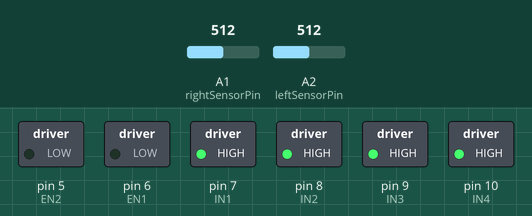
A sketch run on a simulated Arduino Uno, built with avr-gcc and run on an emulated ATmega328P. Shown: switched loads named in the sketch (green lamp = pin HIGH). Inputs (shaded band) come from the test bench; at power-on: A1 (rightSensorPin) = 512, A2 (leftSensorPin) = 512.

Above: at 1.2 s.
1.3 s: A1 (rightSensorPin) set to 490
At 1.7 s:
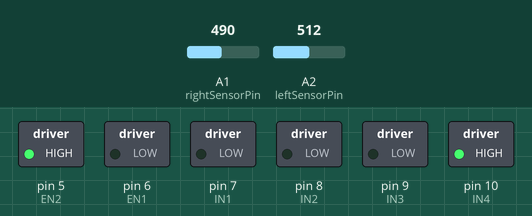
2.8 s: A2 (leftSensorPin) set to 485
At 4.0 s:
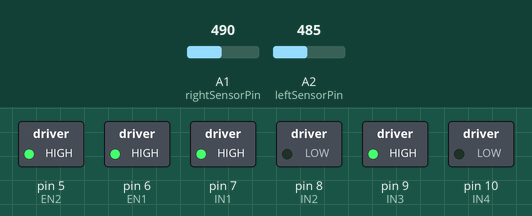
4.3 s: A1 (rightSensorPin) set to 510
At 5.1 s:
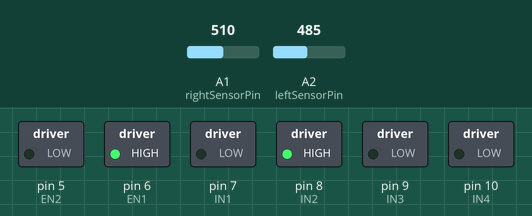
5.8 s: A1 (rightSensorPin) set to 306
At 6.3 s:
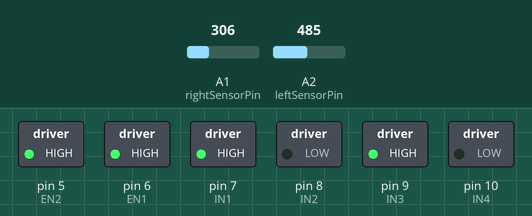
7.3 s: A1 (rightSensorPin) set to 511
At 8.6 s:
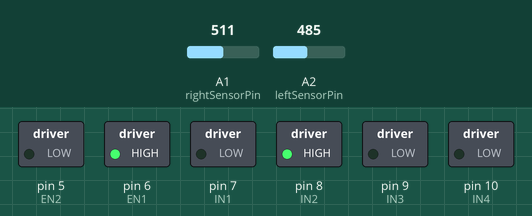
Timing chart, 0 to 9.8 s (numbered marks = the images above; inputs shaded):
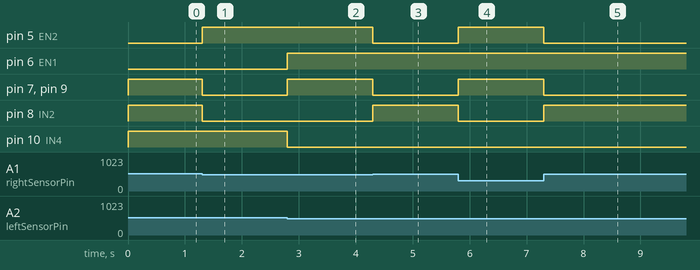

Measured:
- the behaviour switches between 500 and 499 on A1 (rightSensorPin) (found by bisection; images 0 and 1)
- the behaviour switches between 500 and 499 on A2 (leftSensorPin) (found by bisection; images 1 and 2)
- after the input at 1.3 s, pin 5 (EN2): LOW → HIGH at once; pin 7 (IN1), pin 8 (IN2), pin 9 (IN3): HIGH → LOW at once
- after the input at 2.8 s, pin 6 (EN1), pin 7 (IN1), pin 9 (IN3): LOW → HIGH at once; pin 10 (IN4): HIGH → LOW at once
- after the input at 4.3 s, pin 5 (EN2), pin 7 (IN1), pin 9 (IN3): HIGH → LOW at once; pin 8 (IN2): LOW → HIGH at once
- after the input at 5.8 s, pin 5 (EN2), pin 7 (IN1), pin 9 (IN3): LOW → HIGH at once; pin 8 (IN2): HIGH → LOW at once
- after the input at 7.3 s, pin 5 (EN2), pin 7 (IN1), pin 9 (IN3): HIGH → LOW at once; pin 8 (IN2): LOW → HIGH at once

The sketch:

line_follower.ino
```cpp
const int leftSensorPin = A2;
const int rightSensorPin = A1;


const int IN1 = 7;
const int IN2 = 8;
const int EN1 = 6;
const int IN3 = 9;
const int IN4 = 10;
const int EN2 = 5;

const int threshold = 500; // Adjust this threshold based on your sensor readings

void setup() {
  pinMode(IN1, OUTPUT);
  pinMode(IN2, OUTPUT);
  pinMode(EN1, OUTPUT);
  pinMode(IN3, OUTPUT);
  pinMode(IN4, OUTPUT);
  pinMode(EN2, OUTPUT);
}

void loop() {

  int leftSensorValue = analogRead(leftSensorPin);
  int rightSensorValue = analogRead(rightSensorPin);

  Serial.print(leftSensorValue);
  Serial.print(rightSensorValue);

  // Determine the direction based on sensor readings
  if (leftSensorValue < threshold && rightSensorValue < threshold) {
    // Both sensors detect the line - move forward
    moveForward();

  } else if (leftSensorValue < threshold) {
    // Left sensor detects the line - turn right
    turnLeft();
  } else if (rightSensorValue < threshold) {
    // Right sensor detects the line - turn left
    turnRight();
  } else {
    // Both sensors do not detect the line - stop or apply corrective action
    stopMotors();
  }
}

void moveForward() {
  digitalWrite(IN1, HIGH);
  digitalWrite(IN2, LOW);
  analogWrite(EN1, 255);  // Adjust speed as needed
  digitalWrite(IN3, HIGH);
  digitalWrite(IN4, LOW);
  analogWrite(EN2, 255);  // Adjust speed as needed
}

void turnLeft() {

  digitalWrite(IN1, LOW);
  digitalWrite(IN2, HIGH);  // Set IN2 HIGH for backward motion
  analogWrite(EN1, 255);     // Adjust speed as needed for turning
  digitalWrite(IN3, LOW);
  digitalWrite(IN4, LOW);
  analogWrite(EN2, 0);     // Adjust speed as needed for turning
                // Adjust duration for the turn
}

void turnRight() {

  digitalWrite(IN1, LOW);
  digitalWrite(IN2, LOW);  // Set IN2 HIGH for backward motion
  analogWrite(EN1, 0);     // Adjust speed as needed for turning
  digitalWrite(IN3, LOW);
  digitalWrite(IN4, HIGH);
  analogWrite(EN2, 255);     // Adjust speed as needed for turning
             // Adjust duration for the turn
}


void stopMotors() {
  digitalWrite(IN1, HIGH);
  digitalWrite(IN2, HIGH);
  digitalWrite(IN3, HIGH);
  digitalWrite(IN4, HIGH);
  analogWrite(EN1, 0);
  analogWrite(EN2, 0);
}
```
